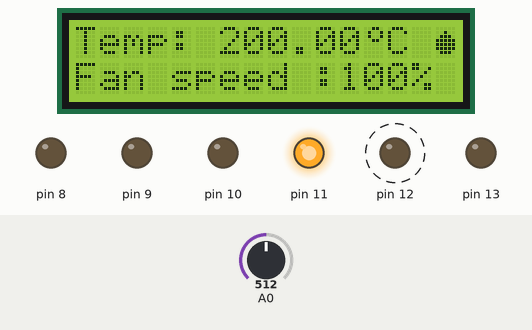
This sketch was run on a simulated Arduino Uno, built with avr-gcc and run on an emulated ATmega328P. Shown: 16×2 character LCD, output pins drawn as LEDs (lit = HIGH). Dashed ring = blinking. The test bench sets the inputs (shaded band); at power-on: A0 = 512.

Above: at 7.2 s.
7.3 s: A0 set to 232
At 7.59 s:
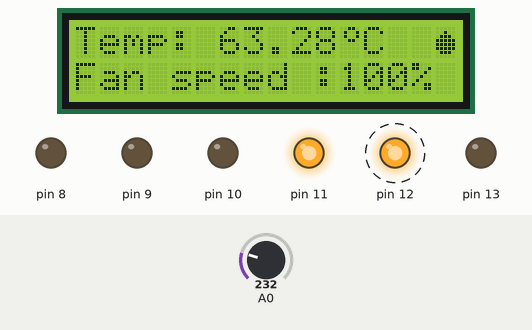
10.4 s: A0 set to 219
At 12.6 s:
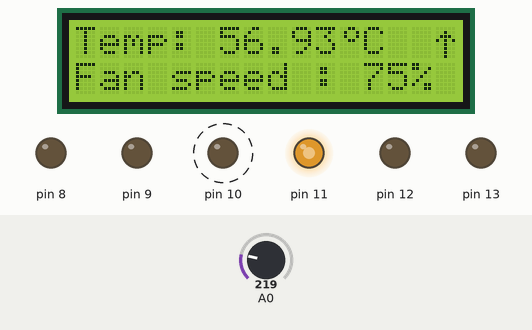
14.6 s: A0 set to 186
At 16.6 s:
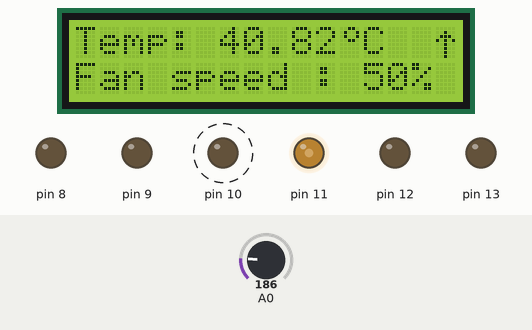
18.8 s: A0 set to 138
At 21.3 s:
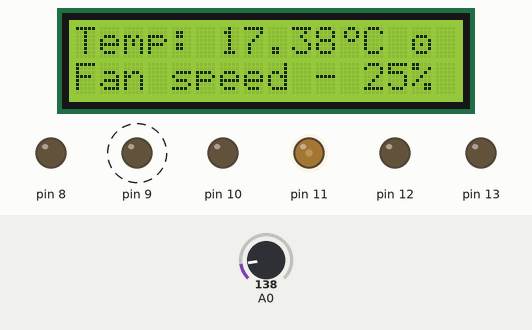
23.2 s: A0 set to 50
At 26.5 s:
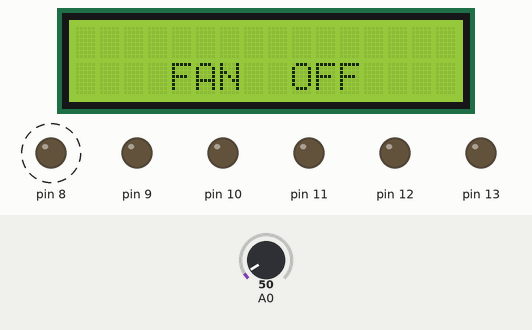
28.0 s: A0 set to 122
At 30.1 s:
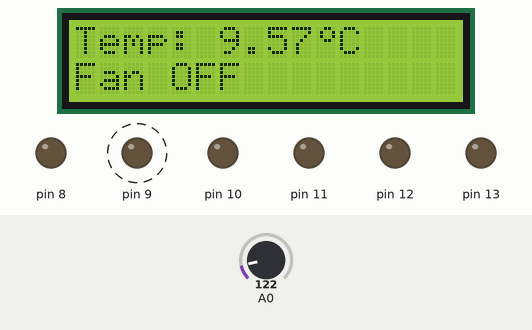
Timing chart, 0 to 33.3 s (numbered marks = the images above; inputs shaded):
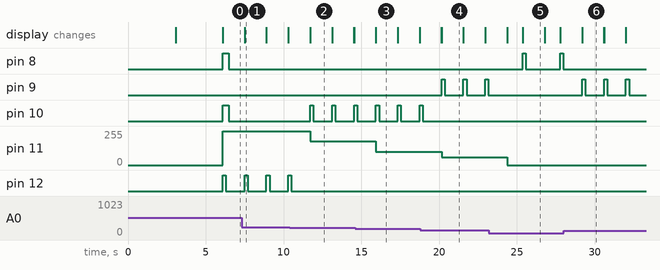

The sketch:

automatic_temperature_controlled_fan1__1_.ino
```cpp
#include <LiquidCrystal.h>
LiquidCrystal lcd(2,3,4,5,6,7);
float temp;

byte customChar[] = {
  B00110,
  B01001,
  B01001,
  B00110,
  B00000,
  B00000,
  B00000,
  B00000
};
byte moderate[] = {
 B00000,
  B00000,
  B01110,
  B10001,
  B10101,
  B10001,
  B01110,
  B00000
};
byte cold[] = {
  B10001,
  B01010,
  B00100,
  B00100,
  B11111,
  B00100,
  B01010,
  B10001
};
byte high[] = {
  B00000,
  B00100,
  B01110,
  B10101,
  B00100,
  B00100,
  B00100,
  B00100
};
byte fire[] = {
   B00000,
  B00100,
  B01110,
  B11111,
  B11111,
  B11111,
  B01110,
  B00000
};
void setup()
{
   digitalWrite(9,HIGH);
   digitalWrite(8,HIGH);
   digitalWrite(12,HIGH);
   digitalWrite(10,HIGH);
  lcd.begin(16,2);

  lcd.createChar(0, customChar);
   lcd.createChar(1, moderate);
  lcd.createChar(2,cold);
  lcd.createChar(3,high);
  lcd.createChar(4,fire);
   lcd.setCursor(2,0);

  lcd.setCursor(0,0);
  lcd.print("hey PV!...");
 // delay(2000);
  lcd.setCursor(0,1);
  lcd.print("temp control fan");
  delay(3000);
  lcd.clear();
  lcd.setCursor(0,0);
  lcd.print("Automatic fan");
    lcd.setCursor(0,1);
  lcd.print("measure temp.....");

    delay(3000);
    lcd.clear();

  lcd.clear();
  pinMode(9,OUTPUT);
  pinMode(8,OUTPUT);
  pinMode(10,OUTPUT);
  pinMode(11,OUTPUT);
  pinMode(12,OUTPUT);
 pinMode(13,OUTPUT);
}

void loop()
{

  float reading,voltage,tempreading,fernite;
 tempreading = analogRead(A0);
 voltage=tempreading*5;
 voltage/=1024.0;
 temp = (voltage - 0.5)*100;
   lcd.setCursor(0,0);
  lcd.print("Temp: ");

  lcd.print(temp);
  lcd.write(byte(0));
 lcd.print("C");
 /*fernite=(temp/5.0)*9+32;
 lcd.setCursor(0,1);
 lcd.print("temp: ");
 lcd.print(fernite);
 lcd.print(" F");*/
 // delay(1000);
 // lcd.clear();
 if(temp>0 && temp<10)
 {
   analogWrite(11,0);
   digitalWrite(13,LOW);
   lcd.setCursor(0,1);
   lcd.print("Fan OFF");
   digitalWrite(9,HIGH);
   delay(200);
   digitalWrite(9,LOW);
   delay(200);
    digitalWrite(10,LOW);
   digitalWrite(12,LOW);
    digitalWrite(8,LOW);
   delay(1000);
    lcd.clear();
 }
 else if(temp>10 && temp<25)
 {
   analogWrite(11,60);
   digitalWrite(13,LOW);
   lcd.setCursor(0,1);
   lcd.print("Fan speed - 25%");
   lcd.setCursor(14,0);
  lcd.write(byte(1));
   digitalWrite(10,LOW);
   digitalWrite(9,HIGH);
    delay(200);
   digitalWrite(9,LOW);
   delay(200);
   digitalWrite(12,LOW);
    digitalWrite(8,LOW);
   delay(1000);
  lcd.clear();
 }
 else if(temp>25 && temp<45)
 {
    analogWrite(11,100);
   digitalWrite(13,LOW);
   lcd.setCursor(0,1);
   lcd.print("Fan speed : 50%");
   lcd.setCursor(15,0);
  lcd.write(byte(3));
    digitalWrite(9,LOW);
   digitalWrite(10,HIGH);
    delay(200);
   digitalWrite(10,LOW);
   delay(200);
   digitalWrite(12,LOW);
    digitalWrite(8,LOW);
    delay(1000);
  lcd.clear();
 }
 else if(temp>45 && temp<60)
 {
   analogWrite(11,180);
   digitalWrite(13,LOW);
   lcd.setCursor(0,1);
   lcd.print("Fan speed : 75%");
   lcd.setCursor(15,0);
  lcd.write(byte(3));
    digitalWrite(9,LOW);
   digitalWrite(10,HIGH);
    delay(200);
   digitalWrite(10,LOW);
   delay(200);
   digitalWrite(12,LOW);
    digitalWrite(8,LOW);
    delay(1000);
  lcd.clear();

 }

 else if(temp>60)
 {
    analogWrite(11,255);
   digitalWrite(13,LOW);
   lcd.setCursor(0,1);
   lcd.print("Fan speed :100%");
   lcd.setCursor(15,0);
  lcd.write(byte(4));
    digitalWrite(9,LOW);
   digitalWrite(12,HIGH);
    delay(200);
   digitalWrite(12,LOW);
   delay(200);
   digitalWrite(10,LOW);
    digitalWrite(8,LOW);
    delay(1000);
  lcd.clear();
 }
else
 {
   analogWrite(11,0);
   digitalWrite(13,LOW);
   lcd.setCursor(0,1);
   lcd.print("Too much cold");
  lcd.setCursor(15,0);
  lcd.write(byte(2));
  delay(1000);
  lcd.clear();
  lcd.setCursor(4,1);
  lcd.print("FAN  OFF");

    digitalWrite(9,LOW);
   digitalWrite(12,LOW);
   digitalWrite(12,LOW);
   digitalWrite(10,LOW);
   digitalWrite(8,HIGH);
  delay(200);
   digitalWrite(8,LOW);
  delay(200);
    delay(1000);
  lcd.clear();

 }
}
//
```

Measured:
- the behaviour switches between 226 and 225 on A0 (found by bisection; images 1 and 2)
- the behaviour switches between 195 and 194 on A0 (found by bisection; images 2 and 3)
- the behaviour switches between 154 and 153 on A0 (found by bisection; images 3 and 4)
- after the input at 7.3 s, the display: first differs from a run without the input after 0.19 s (image 1)
- after the input at 10.4 s, pin 10: alternates HIGH for 0.20 s and LOW for 1.2 s, starting after 1.3 s; pin 11: 255/255 → 180/255 after 1.3 s; pin 12: goes on until 10.5 s, then stays LOW; the display: first differs from a run without the input after 1.3 s (image 2)
- after the input at 14.6 s, pin 11: 180/255 → 100/255 after 1.3 s; the display: first differs from a run without the input after 1.3 s (image 3)
- after the input at 18.8 s, pin 9: alternates HIGH for 0.20 s and LOW for 1.2 s, starting after 1.4 s; pin 10: goes on until 19.0 s, then stays LOW; pin 11: 100/255 → 60/255 after 1.4 s; the display: first differs from a run without the input after 1.4 s (image 4)
- after the input at 23.2 s, pin 8: alternates HIGH for 0.20 s and LOW for 2.2 s, starting after 2.2 s; pin 9: stops changing and stays LOW; pin 11: 60/255 → 0/255 after 1.2 s; the display: first differs from a run without the input after 1.2 s (image 5 shows a later state)
- after the input at 28.0 s, pin 8: stops changing and stays LOW; pin 9: alternates HIGH for 0.20 s and LOW for 1.2 s, starting after 1.2 s; the display: first differs from a run without the input after 1.2 s (image 6)
